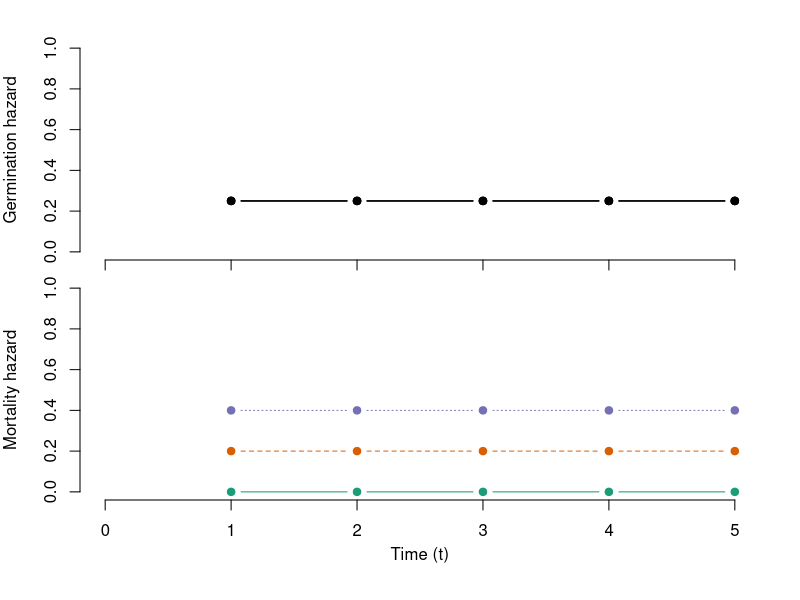
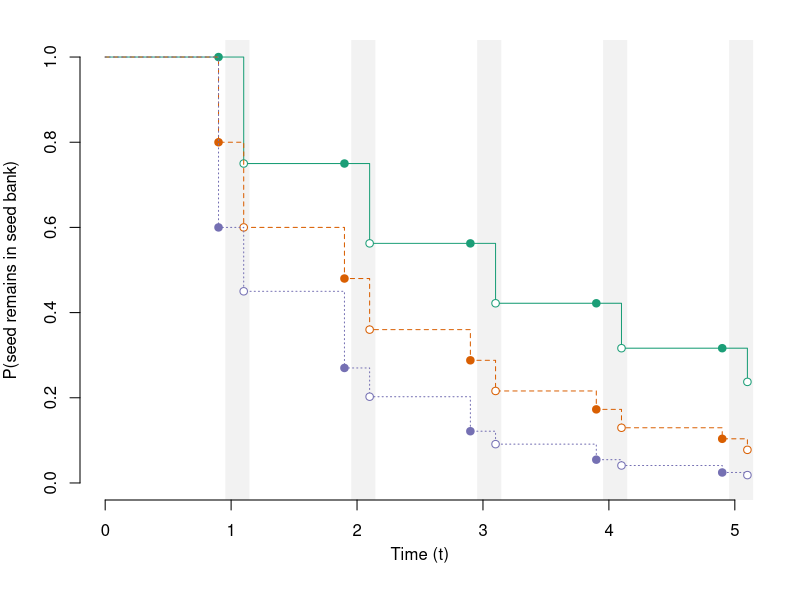
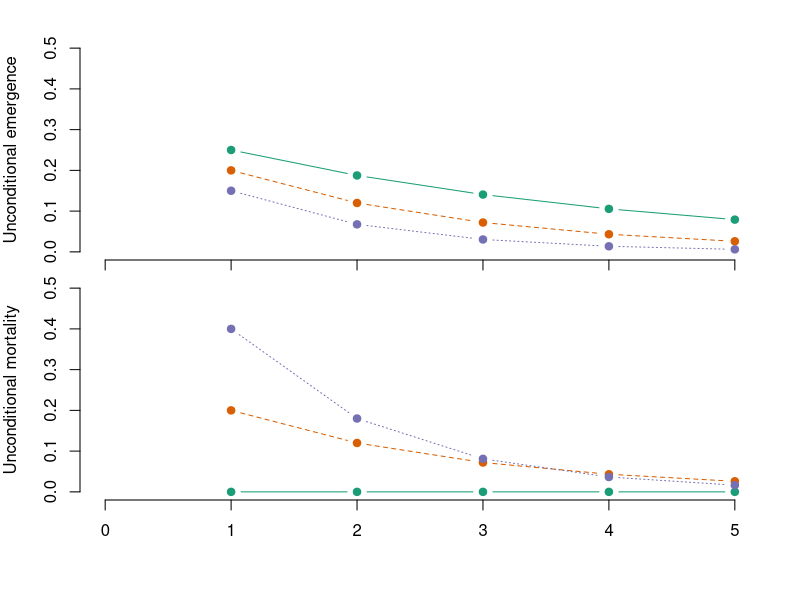

Source code (R) for these figures, in order:
####
####
# Script to produce Figure S2
# Explanation of time-to-event model with unstructured seed bank
####
####


# -------------------------------------------------------------------
# Function to obtain hazards based on annual probability of germination and mortality
# -------------------------------------------------------------------
f.hazards = function(t= time.discrete, p.g=.1,p.m=.1){
  
  ## Set germination hazards
  # If 1 value is supplied for p.g, assume single hazard at all times
  # If fewer values supplied for p.g than time points, extend last hazard to end of time
  # If number of values for p.g matches time points, set p.g equal to hazard
  if(length(p.g)<length(t)){
    if(length(p.g)==1){
      hazard.g = c()
      hazard.g=rep(p.g,length(t)) 
    } else {
      n.tmp=length(p.g)
      hazard.g=c(p.g,rep(p.g[n.tmp],length(t)-n.tmp))
    }
  } else {
    hazard.g = p.g
  }
  
  ## Set mortality hazards
  # If 1 value is supplied for p.m, assume single hazard at all times
  # If fewer values supplied for p.m than time points, extend last hazard to end of time
  # If number of values for p.m matches time points, set p.g equal to hazard
  if(length(p.m)<length(t)){
    if(length(p.m)==1){
      hazard.m = c()
      hazard.m=rep(p.m,length(t)) 
    } else {
      n.tmp=length(p.m)
      hazard.m=c(p.m,rep(p.m[n.tmp],length(t)-n.tmp))
    }
  } else {
    hazard.m = p.m
  }
  return(list(hazard.m,hazard.g)) 
  
}

# -------------------------------------------------------------------
# Function to obtain survival function based on annual probability of germination and mortality
# -------------------------------------------------------------------
f.survival = function(t=time.discrete,h.g=.1,h.m=.1){
  
  survival.fun = 1
  index.g=index.d=c()
  index.surv = seq(1,length(t)*2,by=2)
  for(i in t){
    tmp = index.surv[i]
    survival.fun[tmp+1] = survival.fun[tmp]*(1 - h.m[i])
    survival.fun[tmp+2] = survival.fun[tmp+1]*(1-h.g[i])
    index.g[tmp] = tmp+2;index.d[tmp]=tmp+1
  }
  
  return(survival.fun)
}

# -------------------------------------------------------------------
# Function to obtain probability mass function for germination
# -------------------------------------------------------------------
f.pmf = function(t=time.discrete,h.g=.1,h.m=.1){
  
  # Probability mass function for emergence/recruitment
  survival.fun = 1
  p.emergence = c()
  index.g=index.d=c()
  for(i in t){
    p.emergence[i] = (survival.fun[i]*(1 - h.m[i]))*h.g[i]
    survival.fun[i+1] = (survival.fun[i]*(1 - h.m[i]))*(1-h.g[i])
  }
  
  survival.fun = 1
  p.mortality = c()
  index.g=index.d=c()
  for(i in t){
    p.mortality[i] = (survival.fun[i]*(h.m[i]))
    survival.fun[i+1] = (survival.fun[i]*(1 - h.m[i]))*(1-h.g[i])
  }
  
  return(list(p.mortality,p.emergence))
}


# -------------------------------------------------------------------
# Simulation for a seed bank in which mortality precedes germination
# Discrete times
# -------------------------------------------------------------------

# define a vector for discrete times as close to integer as possible
time.discrete = 1:5

# Probability of germination
p.g = .25

# Probability of mortality
p.m = list(c(0),c(.2),c(.4))

h.m=h.g=survival.fun=pmf.m=pmf.g=list()

for(i in 1:3){
# Calculate hazards
h.m[[i]]=f.hazards(t=time.discrete,p.g=p.g,p.m=p.m[[i]])[[1]]
h.g[[i]]=f.hazards(t=time.discrete,p.g=p.g,p.m=p.m[[i]])[[2]]

# Calculate survival function
survival.fun[[i]] = f.survival(t=time.discrete,h.g=h.g[[i]],h.m=h.m[[i]])

# Calculateprobability mass functions
pmf.m[[i]] = f.pmf(t=time.discrete,h.g=h.g[[i]],h.m=h.m[[i]])[[1]]
pmf.g[[i]] = f.pmf(t=time.discrete,h.g=h.g[[i]],h.m=h.m[[i]])[[2]]
}

# -------------------------------------------------------------------
# Define function to create set of plots
# -------------------------------------------------------------------

plot.colors = c("#1b9e77","#d95f02","#7570b3")
plot.shapes = c(19,21,4)
plot.lines = c("solid","dashed","dotted")

pdf("products/figures/figure-unstructured-seed-bank.pdf",height=6,width=4)
par(mfrow=c(2,1))
par(mar=c(1,4,0,2),
    oma=c(4,0,2,0))

# Germination hazard (age-specific)

plot(NA,NA, 
     ylim=c(0,1), xlim=c(0,max(time.discrete)),
     xaxt='n',xlab="",
     axes=FALSE,
     ylab = "Germination hazard",
     pch=19)

for(i in 1:3){
  points(time.discrete,h.g[[i]],col="black",pch=19,type='b')
}

axis(1L,labels=FALSE);axis(2L)

# Mortality hazard
plot(NA,NA,
     ylim=c(0,1),xlim=c(0,max(time.discrete)),
     pch=19, axes=FALSE,
     ylab= "Mortality hazard")
for(i in 1:3){
  points(time.discrete,h.m[[i]],pch=19,col=plot.colors[i],type='b',lty=plot.lines[i])
}
axis(1L);axis(2L)
mtext("Time (t)", side = 1,line=2.2)


par(mfrow=c(1,1))
par(mar=c(1,4,0,2),
    oma=c(4,0,2,0))

# Calculations for plotting
offset = .1
time.points=rep(time.discrete,each=2) + rep(c(-offset,offset),length(time.discrete))
time.points=c(0,time.points)

km.points=rep(time.discrete,each=4) + rep(c(-offset,-offset,offset,offset),length(time.discrete))
km.points=c(0,km.points)

km.fun = list()

for(i in 1:3){
  surv.tmp = survival.fun[[i]]
  km.fun[[i]]=c(rep(surv.tmp[1:(length(surv.tmp)-1)],each=2),surv.tmp[length(surv.tmp)])
}

index.g = 3+2*(1:length(time.discrete)-1)
index.d = 2+2*(1:length(time.discrete)-1)

# Survival function plots for different combinations of germination and mortality
plot(NA,NA,
     ylim=c(0,1),xlim=c(0,max(time.discrete)), pch=19,axes=FALSE,
     ylab= "P(seed remains in seed bank)",xlab="Time (t)")
rect(xleft=time.discrete-.05,ybottom=-.25,xright=time.discrete+.15,ytop=1.25,border=0,col='gray95')

# Lines similar to Kaplan-Meier plot
for(i in 1:3){
  lines(km.points,km.fun[[i]],lty=plot.lines[i],col=plot.colors[i])
  points(time.points[index.g],survival.fun[[i]][index.g],pch=21,bg='white',col=plot.colors[i])
  points(time.points[index.d],survival.fun[[i]][index.d],pch=19,col=plot.colors[i])
}

mtext("Time (t)", side = 1,line=2.2)
axis(1L);axis(2L);

par(mfrow=c(2,1))
par(mar=c(1,4,0,2),
    oma=c(4,0,2,0))

plot(NA,NA, 
     ylab = "Unconditional emergence",
     xlab = "", xaxt='n',axes=FALSE,
     xlim=c(0,max(time.discrete)),ylim=c(0,.5),
     pch=19)

for(i in 1:3){
  points(time.discrete,pmf.g[[i]],
         col=plot.colors[i],lty=plot.lines[i], pch = 19,
         type='b')
}

axis(1L,labels=FALSE);axis(2L);

plot(NA,NA, 
     xlab = "Time (t)", ylab = "Unconditional mortality",
     xlim=c(0,max(time.discrete)), ylim=c(0,.5),
     axes=FALSE,
     pch=19)

for(i in 1:3){
  points(time.discrete,pmf.m[[i]],
         col=plot.colors[i],lty=plot.lines[i], pch = 19,
         type='b')
}

axis(1L);axis(2L);

dev.off()